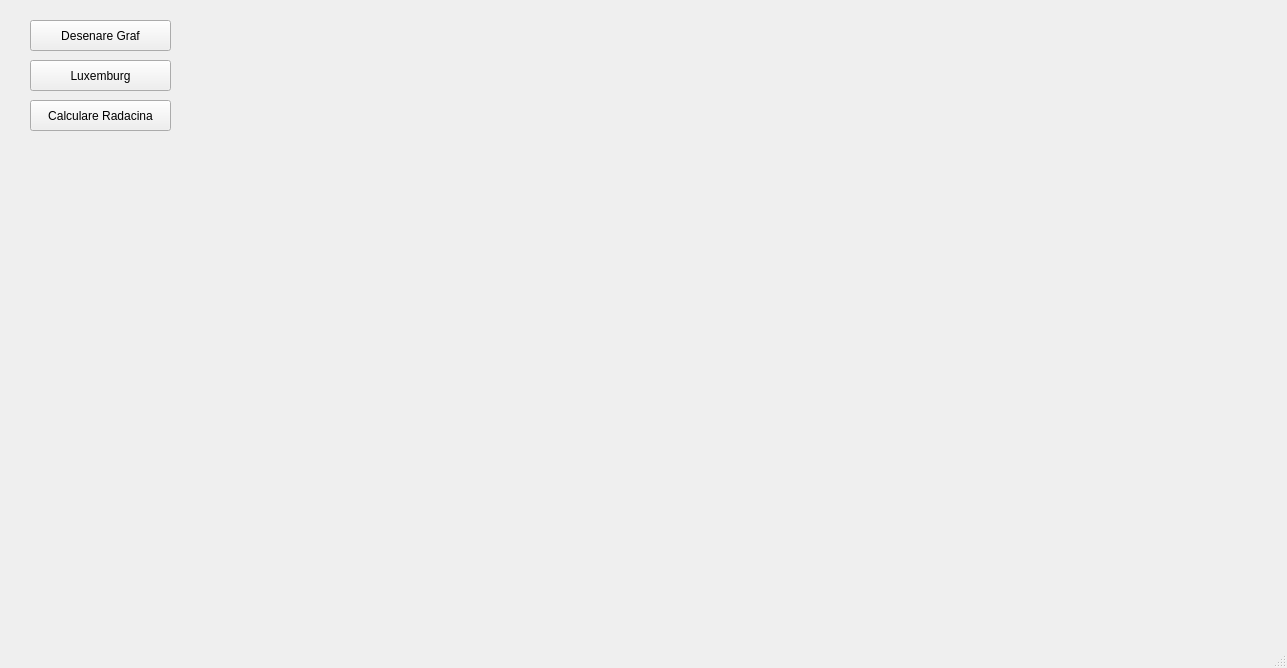
<?xml version="1.0" encoding="UTF-8"?>
<ui version="4.0">
 <class>MainWindow</class>
 <widget class="QMainWindow" name="MainWindow">
  <property name="geometry">
   <rect>
    <x>0</x>
    <y>0</y>
    <width>1287</width>
    <height>668</height>
   </rect>
  </property>
  <property name="windowTitle">
   <string>MainWindow</string>
  </property>
  <widget class="QWidget" name="centralwidget">
   <widget class="QPushButton" name="desenare">
    <property name="geometry">
     <rect>
      <x>30</x>
      <y>20</y>
      <width>141</width>
      <height>31</height>
     </rect>
    </property>
    <property name="text">
     <string>Desenare Graf</string>
    </property>
   </widget>
   <widget class="QPushButton" name="luxemburg">
    <property name="geometry">
     <rect>
      <x>30</x>
      <y>60</y>
      <width>141</width>
      <height>31</height>
     </rect>
    </property>
    <property name="text">
     <string>Luxemburg</string>
    </property>
   </widget>
   <widget class="QPushButton" name="radacina">
    <property name="geometry">
     <rect>
      <x>30</x>
      <y>100</y>
      <width>141</width>
      <height>31</height>
     </rect>
    </property>
    <property name="text">
     <string>Calculare Radacina</string>
    </property>
   </widget>
  </widget>
  <widget class="QMenuBar" name="menubar">
   <property name="geometry">
    <rect>
     <x>0</x>
     <y>0</y>
     <width>1287</width>
     <height>21</height>
    </rect>
   </property>
  </widget>
  <widget class="QStatusBar" name="statusbar"/>
 </widget>
 <resources/>
 <connections/>
</ui>
